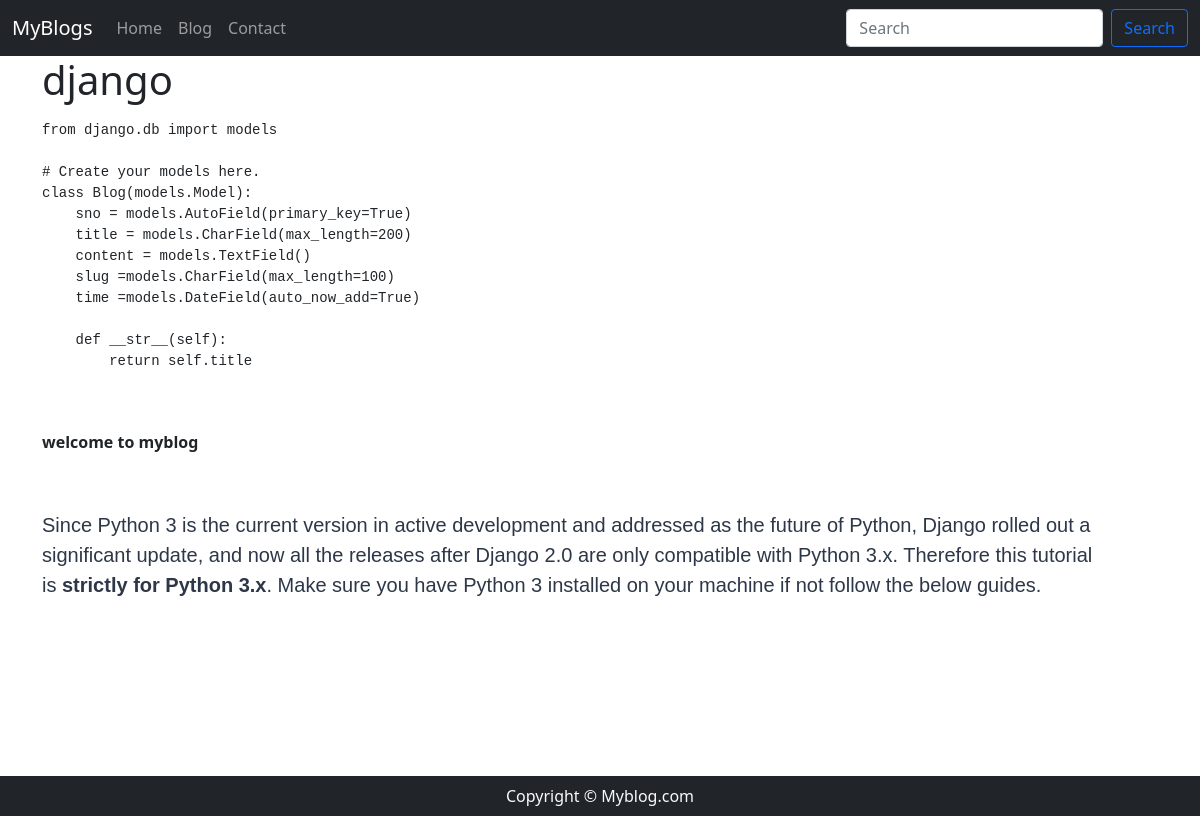
Screenshot of /blogpost/django1 with the database file from the repository.
### blog/models.py (models this page shows, shortened)
class Blog(models.Model):
    sno = models.AutoField(primary_key=True)
    title = models.CharField(max_length=200)
    content = models.TextField()
    short_desc = models.CharField(max_length=300, default ="")
    slug =models.CharField(max_length=100)
    time =models.DateField(auto_now_add=True)

### blog/views.py (the view)
# urls.py: path('blogpost/<str:slug>', views.blogpost, name='blog'),
def blogpost(request, slug):
    blog = Blog.objects.filter(slug=slug).first()
    context ={'blog':blog}
    return render(request, 'blogpost.html',context)

### templates/blogpost.html (shortened to what this page needs)
{% extends 'base.html' %}
{% block blogactive %}active{% endblock blogactive %}
{% block body %}
<div class="container">
<h1 calss="my-3">{{blog.title}}</h1>
<div class="my-3">
{{blog.content|safe}}
</div>
</div>
{% endblock body %}

### templates/blogpost.html (style rules this page uses)
.container { min-height:90vh; }

### rows the page displays
Blog: title "django", content "from django.db import models # Create your models here. class Blog(models.Model): sno = models.AutoField(primary_key=True) title = models.CharField(max_length=200) content = models.TextField() slug =models.CharField(max_length=100) time =models.DateField(auto_now_add=True) def __str__(self): return self.title welcome to myblog Since Python 3 is the current version in active development and addressed as the future of Python, Django rolled out a significant update, and now all the releases after Django 2.0 are only compatible with Python 3.x. Therefore this tutorial is strictly for Python 3.x . Make sure you have Python 3 installed on your machine if not follow the below guides."
